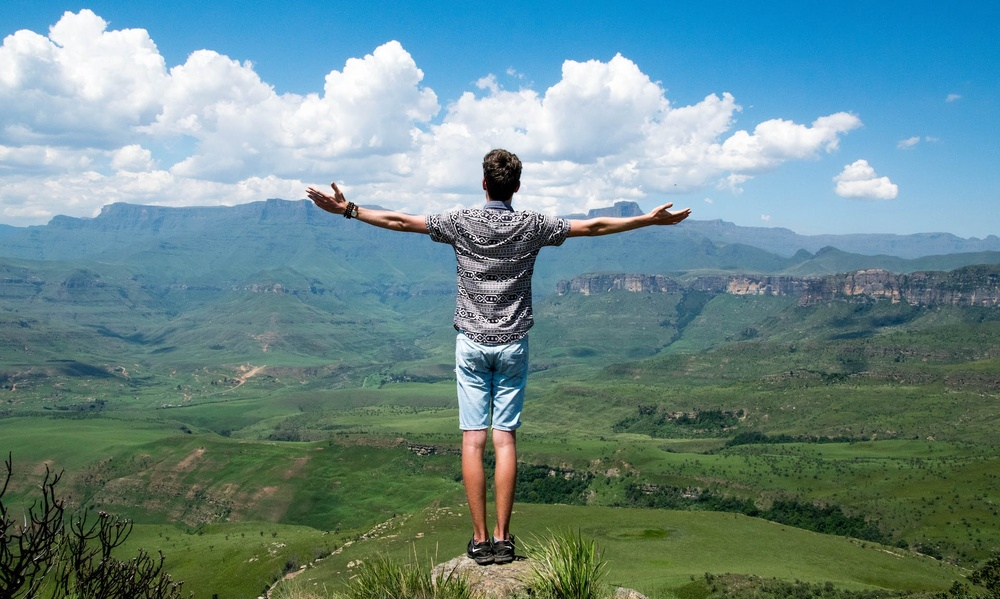
#> input picture bilde.jpg, 1000 x 599 px, shrunk from 1920 x 1151 before the run, found by its file name
$ python oppgave_c.py
#> lines starting #> are read from the running program, lines starting #| are printed output that depends on the picture
from PIL import Image

input_path = "bilde.jpg"

print("Velg rotasjonsretning:")
print("1. 90 grader med klokka")
print("2. 90 grader mot klokka")
print("3. 180 grader")

rotation_choice = int(input("Valg: "))
#> the answer given: 1

im = Image.open(input_path)
#> im is the input picture: PIL image 1000x599 RGB; mean R, G, B 104.9, 137.3, 138.8

if rotation_choice == 1:
    rotated_im = im.rotate(-90, expand=True)
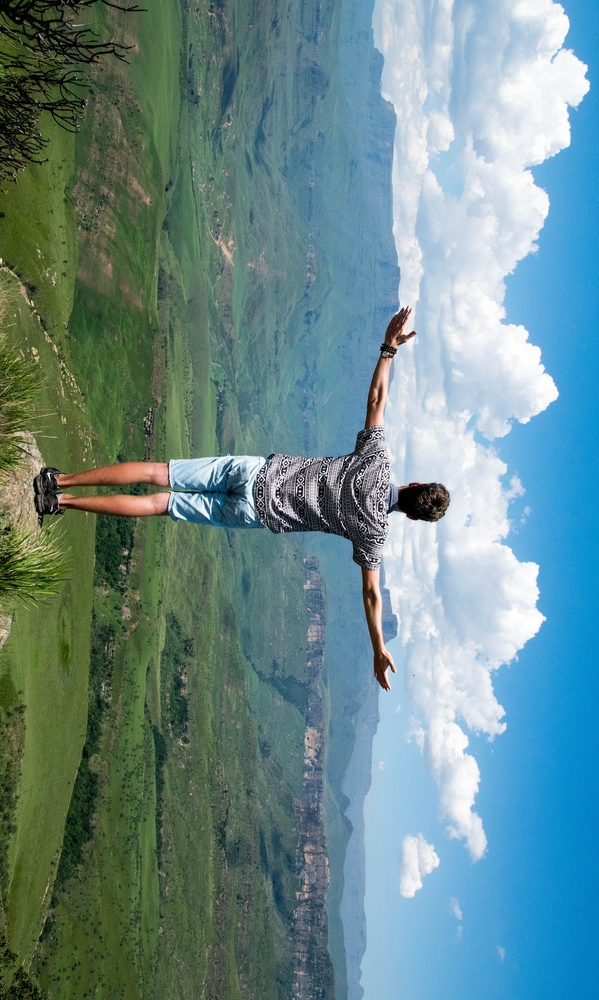
#> rotated_im: PIL image 599x1000 RGB; mean R, G, B 104.9, 137.3, 138.8
    output_path = input("Skriv inn filnavn på det roterte bildet: ")
#> the answer given: out.png
    rotated_im.save(output_path)

elif rotation_choice == 2:
    rotated_im = im.rotate(90, expand=True)
    output_path = input("Skriv inn filnavn på det roterte bildet: ")
    rotated_im.save(output_path)

elif rotation_choice == 3:
    rotated_im = im.rotate(180, expand=True)
    output_path = input("Skriv inn filnavn på det roterte bildet: ")
    rotated_im.save(output_path)

else:
    print("Ugyldig valg. Avslutter programmet.")
